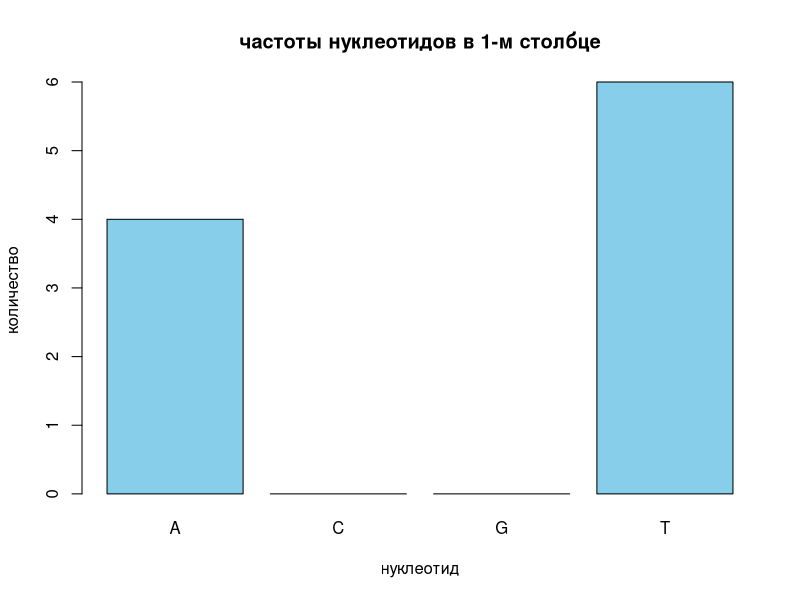

Here is the R script that generated this plot:
# исходные данные
motifs2 <- matrix(c(
  "a", "C", "g", "G", "T", "A", "A", "t", "t", "C", "a", "G",
  "t", "G", "G", "G", "C", "A", "A", "T", "t", "C", "C", "a",
  "A", "C", "G", "t", "t", "A", "A", "t", "t", "C", "G", "G",
  "T", "G", "C", "G", "G", "G", "A", "t", "t", "C", "C", "C",
  "t", "C", "G", "a", "A", "A", "A", "t", "t", "C", "a", "G",
  "A", "C", "G", "G", "C", "G", "A", "a", "t", "T", "C", "C",
  "T", "C", "G", "t", "G", "A", "A", "t", "t", "a", "C", "G",
  "t", "C", "G", "G", "G", "A", "A", "t", "t", "C", "a", "C",
  "A", "G", "G", "G", "T", "A", "A", "t", "t", "C", "C", "G",
  "t", "C", "G", "G", "A", "A", "A", "a", "t", "C", "a", "C"
), nrow = 10, byrow = TRUE)

# к верхнемум регистру
motifs2_upper <- matrix(toupper(motifs2), nrow = nrow(motifs2), ncol = ncol(motifs2))

# COUNT и PROFILE
NUCS <- c("A", "C", "G", "T")

count_matrix <- apply(
  motifs2_upper,
  2,
  function(col) table(factor(col, levels = NUCS))
)
count_matrix <- as.matrix(count_matrix) 

profile_matrix <- apply(
  motifs2_upper,
  2,
  function(col) {
    counts <- table(factor(col, levels = NUCS))
    counts / sum(counts)
  }
)
profile_matrix <- as.matrix(profile_matrix)

# 4scoreMotifs
scoreMotifs <- function(motifs) {
  mtx <- matrix(toupper(motifs), nrow = nrow(motifs))
  sum(apply(mtx, 2, function(col) length(col) - max(table(col))))
}

motifs2_score <- scoreMotifs(motifs2_upper)

# getConsensus
getConsensus <- function(motifs) {
  mtx <- matrix(toupper(motifs), nrow = nrow(motifs))
  prof <- apply(mtx, 2, function(col) {
    counts <- table(factor(col, levels = NUCS))
    counts / sum(counts)
  })
  prof <- as.matrix(prof)
  consensus_vec <- apply(prof, 2, function(col) NUCS[which.max(col)])
  paste(consensus_vec, collapse = "")
}

motifs2_consensus <- getConsensus(motifs2_upper)

# barplot
col1_counts <- table(factor(motifs2_upper[, 1], levels = NUCS))
barplot(col1_counts,
        col  = "skyblue",
        main = "частоты нуклеотидов в 1-м столбце",
        ylab = "количество",
        xlab = "нуклеотид")

# вывод в консоль
cat("размер:", nrow(motifs2_upper), "x", ncol(motifs2_upper), "\n")
cat("score:", motifs2_score, "\n")
cat("consensus:", motifs2_consensus, "\n")
